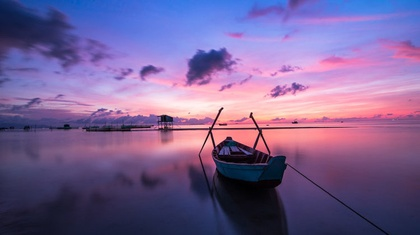
%> input picture copyright-free-images-750x420.jpg, 420 x 235 px, shrunk from 750 x 420 before the run
$ octave Project1_Part3b.m   (GNU Octave 9; MATLAB toolbox functions it lacks are replaced by stand-ins)
%> lines starting %> are read from the running program, lines starting %| are printed output that depends on the picture
% Author: Luke Redwine
% Date: 09/08/2022
% Class: ECE 8473 - Digital Image Processing
% Project 1 - Part 3

clc;
clear;
close all;

% Only allow jpg files to be selected
file = uigetfile('*.jpg;*.png;*.tif','Select a File');
%> the answer given: copyright-free-images-750x420.jpg

% Determine if a file was selected
% If it was not, exit the code
if isequal(file,0)
    disp('File required for execution. Exiting...');
    return
else
    disp('File Selected');
    raw_image = imread(file);
%> raw_image is the input picture: size 235x420x3 uint8; mean R, G, B 120.3, 97.7, 146.9
end

if size(raw_image, 3) == 1
    disp("Image is already grayed")
    grayed_image = raw_image;
else
    disp("Image must be grayed");
    grayed_image = (0.2989 *raw_image(:,:,1) + 0.5870 *raw_image(:,:,2) + 0.1140 *raw_image(:,:,3));
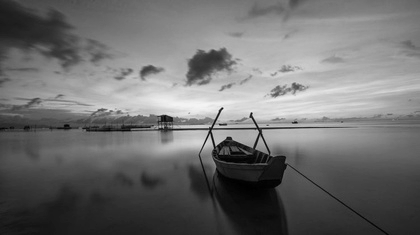
%> grayed_image: size 235x420 uint8; min 0, max 244, mean 110.1
    grayed_image = double(grayed_image) / 255;
%> grayed_image: size 235x420 double
end

% Settings for the Gaussian Kernel
window_size = 3;
sigma = window_size/6;

floor_size = floor(window_size / 2);

% Create the kernal matrix
[x,y] = meshgrid(-floor_size:floor_size, -floor_size:floor_size);

% Take the M and N sizes of the kernal matrix
M = size(x, 1);
N = size(y, 1);

% Get the size of image
[m,n] = size(grayed_image);
%> m = 235; n = 420
p = m * 2;
%> p = 470
q = n * 2;
%> q = 840

% Create a new matrix array and place the image in the upper left corner
doubled_image = zeros(p,q);
doubled_image(1:m,1:n) = grayed_image;
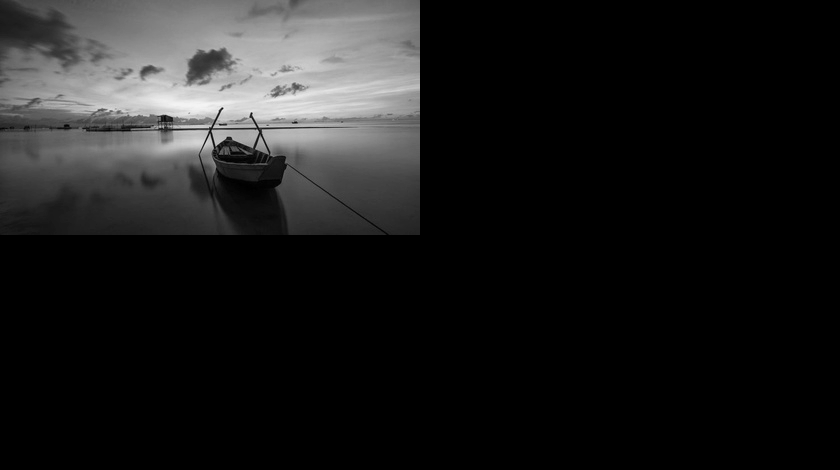
%> doubled_image: size 470x840 double; min 0, max 0.957, mean 0.108

% Implement the formula for a Guassian Kernal
formula = exp(-(x.^2 + y.^2) / (2 * sigma * sigma));
formula_prefix = 1 / sum(formula(:));
kernal = formula_prefix * formula;
padded_kernal = zeros(length(doubled_image(:,1)), length(doubled_image(1,:)));
%> padded_kernal: size 470x840 double; every value is 0
padded_kernal(1:M, 1:N) = kernal;
%> padded_kernal: size 470x840 double; min 0, max 0.619, mean 2.53e-06

% [12 lines of commented-out code are left out]

full_filter = zeros(p,q);

for i = 1:m
    for j = 1:n
        full_filter(i,j) = doubled_image(i,j)*((-1)^(i+j));
    end
end
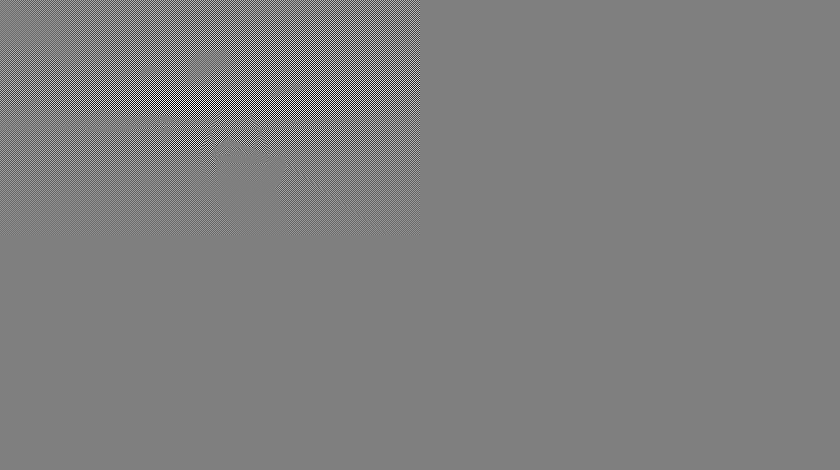
%> full_filter: size 470x840 double; min -0.957, max 0.957, mean 1.84e-06; drawn with min black and max white

dft_filter = fftshift(fft2(full_filter));

% [11 lines of commented-out code are left out]

guassian_product = zeros(length(doubled_image(:,1)), length(doubled_image(1,:)));

for i=1:p
    for j=1:q
%> (the run ends here)

$ run again, on bird.jpg
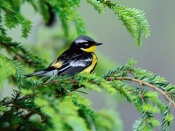
%> input picture bird.jpg, 175 x 131 px
%> raw_image is the input picture: size 131x175x3 uint8; mean R, G, B 109.2, 143.9, 98.4
%> `doubled_image(1:m,1:n) = grayed_image;`:
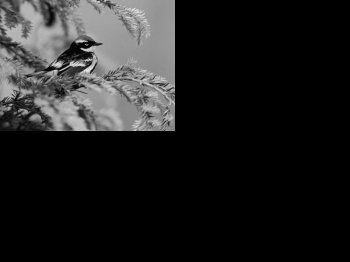
%> doubled_image: size 262x350 double; min 0, max 0.91, mean 0.126
%> after the loop `for i = 1:m`:
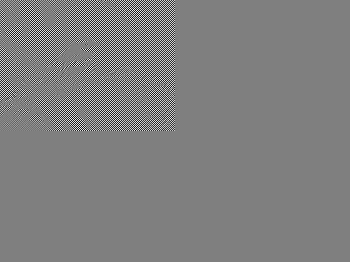
%> full_filter: size 262x350 double; min -0.91, max 0.91, mean 2.91e-06; drawn with min black and max white
